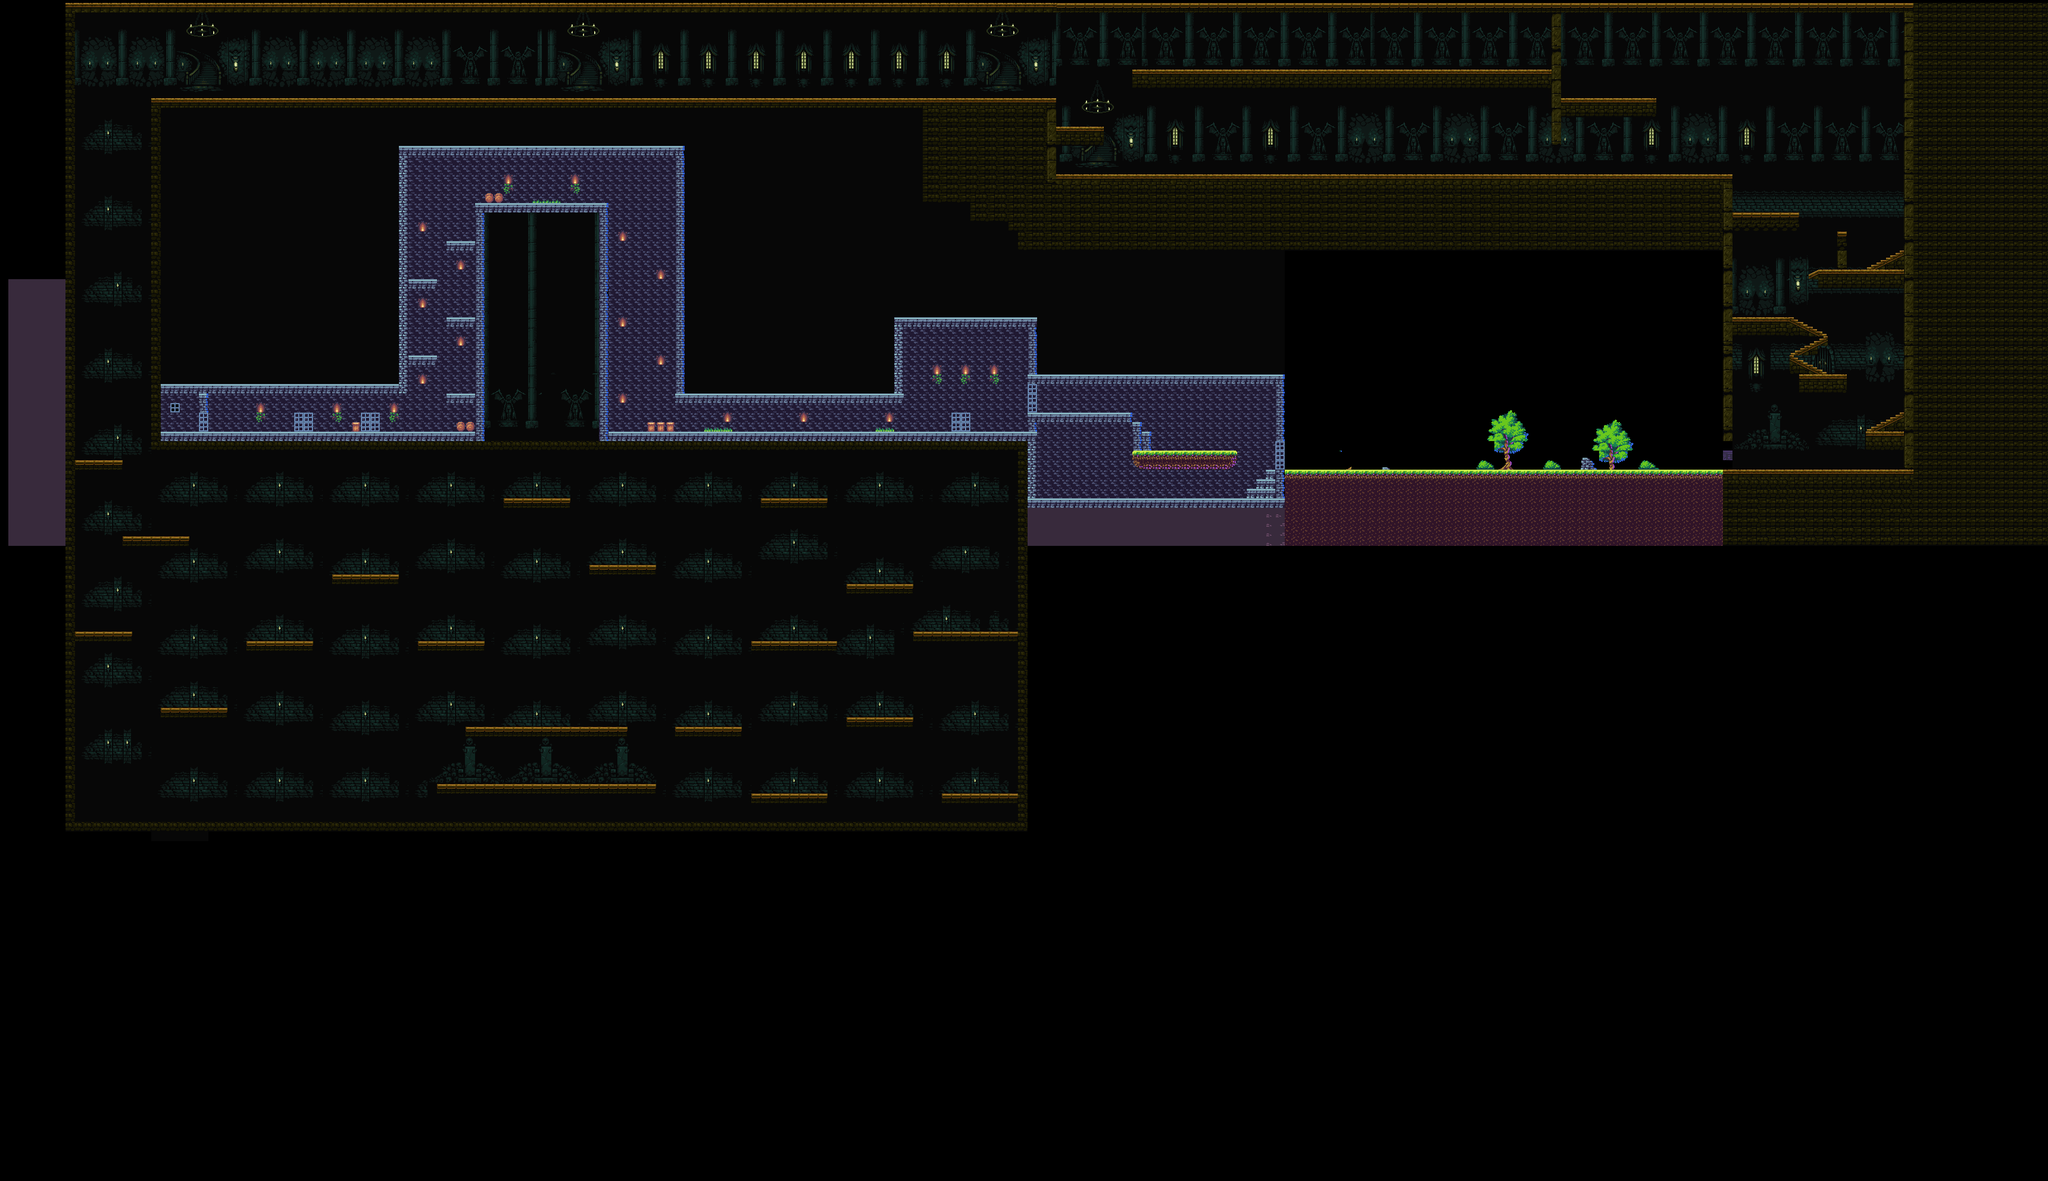

The image is a tile-based game level rendered from a .tmx file. Its description and source (layers, tilesets, objects; grid data summarised) follow:
An orthogonal 215x124 tile map with 16x16 px tiles, 4 tile layers (图块层 2, 图块层 1, 图块层 3, 图块层 4), 8 tilesets and 75 objects.

<map version="1.10" tiledversion="1.11.2" orientation="orthogonal" renderorder="right-down" width="215" height="124" tilewidth="16" tileheight="16" infinite="0" nextlayerid="11" nextobjectid="228">
 <tileset firstgid="1" source="Tileset.tsx" />
 <tileset firstgid="49" source="Decors.tsx" />
 <tileset firstgid="147" source="TopDown_by_deepnight - 副本.tsx" />
 <tileset firstgid="268" source="SunnyLand_by_Ansimuz-extended.tsx" />
 <tileset firstgid="751" source="pixilart-drawing.tsx" />
 <tileset firstgid="752" source="gothic-castle-background.tsx" />
 <tileset firstgid="1382" source="gothic-castle-tileset.tsx" />
 <tileset firstgid="1697" source="future_map.tsx" />
 <objectgroup id="4" name="Colliders" offsetx="14.9091" offsety="5.03424">
  <object id="138" x="240" y="720" width="545.091" height="16" />
  <object id="140" x="256" y="640" width="401.091" height="16" />
  <object id="141" x="784" y="336" width="16" height="400" />
  <object id="142" x="656" y="256" width="16" height="400" />
  <object id="143" x="672" y="592" width="48" height="16" />
  <object id="144" x="736" y="656" width="48" height="16" />
  <object id="145" x="736" y="528" width="48" height="16" />
  <object id="146" x="672" y="464" width="48" height="16" />
  <object id="147" x="736" y="400" width="48" height="16" />
  <object id="148" x="656" y="240" width="481.091" height="16" />
  <object id="149" x="784" y="336" width="225.091" height="16" />
  <object id="150" x="1120" y="256" width="16" height="400" />
  <object id="151" x="992" y="352" width="16" height="384" />
  <object id="152" x="1008" y="720" width="705.091" height="16" />
  <object id="153" x="1120" y="656" width="385.091" height="16" />
  <object id="154" x="1488" y="528" width="16" height="128" />
  <object id="155" x="1504" y="528" width="224" height="16" />
  <object id="156" x="1712" y="544" width="16" height="80" />
  <object id="157" x="1712" y="688" width="16" height="144" />
  <object id="158" x="1712" y="624" width="433.091" height="16" />
  <object id="159" x="2128" y="640" width="16" height="96" />
  <object id="160" x="2128" y="784" width="16" height="48" />
  <object id="161" x="1713.09" y="832" width="430.909" height="16" />
  <object id="163" x="1520.76" y="1056.2" width="176" height="16" />
  <object id="164" x="1888" y="704" width="16" height="48" />
  <object id="165" x="1904" y="720" width="16" height="32" />
  <object id="166" x="2112" y="784" width="16" height="48" />
  <object id="167" x="2096" y="800" width="16" height="32" />
  <object id="168" x="2080" y="816" width="16" height="16" />
  <object id="169" x="1888" y="752" width="176" height="32">
   <polygon points="0,0 176,0 175.25,15.875 168.5,27.75 156.5,31.5 156.375,31.875 154,32 132,32 88,32 45.8125,31.6875 24.7188,31.5313 10.7159,29.5568 3.625,23.375 0,16" />
  </object>
  <object id="170" x="2144" y="784" width="1057.09" height="48" />
  <object id="173" x="3184" y="688">
   <polygon points="0,0 -64,32 -64,64 0,64" />
  </object>
  <object id="174" x="2880" y="288" width="16" height="448" />
  <object id="175" x="2896" y="352" width="112" height="32" />
  <object id="177" x="2896" y="528">
   <polygon points="0,0 0,32 160,32 96,0" />
  </object>
  <object id="178" x="3056" y="560">
   <polygon points="0,0 -64,32 -16,32 -16,16 0,16" />
  </object>
  <object id="179" x="2992" y="592">
   <polygon points="0,0 0,32 64,32" />
  </object>
  <object id="180" x="3008" y="624">
   <polygon points="0,0 0,32 80,32 80,0" />
  </object>
  <object id="182" x="3184" y="416">
   <polygon points="0,0 -64,32 -144,32 -160,48 -144,48 -144,64 0,64 0,0" />
  </object>
  <object id="183" x="3072" y="384">
   <polygon points="0,0 0,64 16,64 16,0" />
  </object>
  <object id="184" x="3184" y="0" width="16" height="784" />
  <object id="185" x="1745.09" y="288" width="1134.91" height="48" />
  <object id="186" x="1744" y="159.989" width="16" height="128.011" />
  <object id="187" x="1760" y="0" width="1425.09" height="16" />
  <object id="188" x="240.53" y="160.492" width="1518.67" height="32" />
  <object id="189" x="1888" y="112" width="705.091" height="32" />
  <object id="190" x="2592" y="16" width="16" height="224" />
  <object id="191" x="2608" y="160" width="160" height="32" />
  <object id="192" x="2656" y="784" width="16" />
  <object id="200" x="1765.28" y="171.733" width="16" height="128.011" />
  <object id="201" x="240.265" y="160.82" width="16" height="492.232" />
  <object id="202" x="96.2866" y="1.14937" width="16" height="1389.45" />
  <object id="204" x="99.421" y="1376.13" width="1608.06" height="16" />
  <object id="205" x="1694.69" y="738.98" width="16" height="642.166" />
  <object id="206" x="240.736" y="735.743" width="1466.09" height="16" />
  <object id="208" x="99.0686" y="-0.809301" width="1923.63" height="16" />
  <object id="209" x="769.835" y="1216.99" width="268.018" height="16" />
  <object id="210" x="723.522" y="1313.43" width="364.673" height="16" />
  <object id="211" x="1725.26" y="687.694" width="176" height="16" />
  <object id="212" x="1250.02" y="1074.45" width="140.321" height="16" />
  <object id="213" x="1409.15" y="977.404" width="110.351" height="16" />
  <object id="214" x="1409.86" y="1201.47" width="110.351" height="16" />
  <object id="215" x="1251.45" y="1328.48" width="123.195" height="16" />
  <object id="216" x="1570.42" y="1329.91" width="123.195" height="16" />
  <object id="217" x="1120.15" y="1217.16" width="110.351" height="16" />
  <object id="218" x="974.585" y="946.007" width="110.351" height="16" />
  <object id="219" x="687.156" y="1073.45" width="110.351" height="16" />
  <object id="220" x="831.871" y="833.262" width="110.351" height="16" />
  <object id="221" x="545.015" y="961.132" width="110.351" height="16" />
  <object id="222" x="400.873" y="1073.02" width="110.351" height="16" />
  <object id="223" x="258.159" y="1185.77" width="110.351" height="16" />
  <object id="224" x="193.937" y="897.484" width="110.351" height="16" />
  <object id="225" x="112.59" y="1057.32" width="96.0796" height="16" />
  <object id="226" x="114.017" y="768.468" width="76.0996" height="16" />
  <object id="227" x="70.0379" y="1770.04" width="3298.68" height="16" />
 </objectgroup>
 <layer id="5" name="图块层 2" width="215" height="124" offsetx="14.9091" offsety="5.03424">
  <data>[26660 cells, 9365 non-empty, 359 distinct tile ids]</data>
 </layer>
 <layer id="1" name="图块层 1" width="215" height="124" offsetx="14.9091" offsety="5.03424">
  <data>[26660 cells, 269 non-empty, 127 distinct tile ids]</data>
 </layer>
 <layer id="6" name="图块层 3" width="215" height="124" offsetx="14.9091" offsety="5.03424">
  <data>[26660 cells, 3978 non-empty, 101 distinct tile ids]</data>
 </layer>
 <layer id="7" name="图块层 4" width="215" height="124" offsetx="14.9091" offsety="5.03424">
  <data>[26660 cells, 7233 non-empty, 333 distinct tile ids]</data>
 </layer>
</map>
